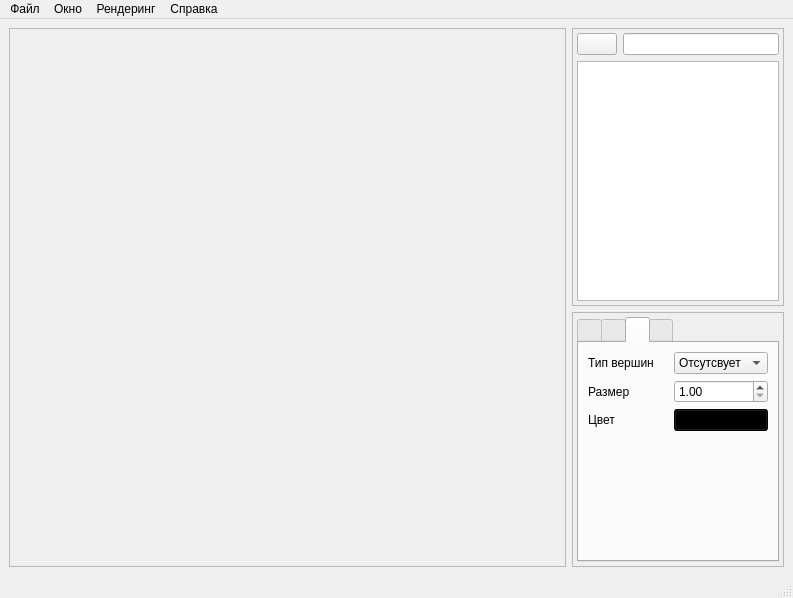
<?xml version="1.0" encoding="UTF-8"?>
<ui version="4.0">
 <class>Window</class>
 <widget class="QMainWindow" name="Window">
  <property name="geometry">
   <rect>
    <x>0</x>
    <y>0</y>
    <width>793</width>
    <height>598</height>
   </rect>
  </property>
  <property name="windowTitle">
   <string>Window</string>
  </property>
  <widget class="QWidget" name="centralWidget">
   <layout class="QVBoxLayout" name="verticalLayout_6">
    <item>
     <layout class="QHBoxLayout" name="horizontalLayout_6">
      <item>
       <layout class="QVBoxLayout" name="mainLayout">
        <property name="spacing">
         <number>0</number>
        </property>
        <item>
         <widget class="QFrame" name="viewportFrame">
          <property name="frameShape">
           <enum>QFrame::StyledPanel</enum>
          </property>
          <property name="frameShadow">
           <enum>QFrame::Raised</enum>
          </property>
          <layout class="QVBoxLayout" name="verticalLayout_13">
           <property name="spacing">
            <number>0</number>
           </property>
           <property name="leftMargin">
            <number>0</number>
           </property>
           <property name="topMargin">
            <number>0</number>
           </property>
           <property name="rightMargin">
            <number>0</number>
           </property>
           <property name="bottomMargin">
            <number>0</number>
           </property>
           <item>
            <layout class="QVBoxLayout" name="viewportLayout">
             <property name="spacing">
              <number>0</number>
             </property>
            </layout>
           </item>
          </layout>
         </widget>
        </item>
       </layout>
      </item>
      <item>
       <layout class="QVBoxLayout" name="verticalLayout_3">
        <item>
         <widget class="QFrame" name="browserFrame">
          <property name="sizePolicy">
           <sizepolicy hsizetype="Maximum" vsizetype="Preferred">
            <horstretch>0</horstretch>
            <verstretch>0</verstretch>
           </sizepolicy>
          </property>
          <property name="frameShape">
           <enum>QFrame::StyledPanel</enum>
          </property>
          <property name="frameShadow">
           <enum>QFrame::Plain</enum>
          </property>
          <layout class="QVBoxLayout" name="verticalLayout_10">
           <property name="spacing">
            <number>6</number>
           </property>
           <property name="leftMargin">
            <number>4</number>
           </property>
           <property name="topMargin">
            <number>4</number>
           </property>
           <property name="rightMargin">
            <number>4</number>
           </property>
           <property name="bottomMargin">
            <number>4</number>
           </property>
           <item>
            <layout class="QVBoxLayout" name="verticalLayout">
             <item>
              <layout class="QHBoxLayout" name="horizontalLayout">
               <item>
                <widget class="QPushButton" name="folderUpButton">
                 <property name="sizePolicy">
                  <sizepolicy hsizetype="Minimum" vsizetype="Fixed">
                   <horstretch>0</horstretch>
                   <verstretch>0</verstretch>
                  </sizepolicy>
                 </property>
                 <property name="text">
                  <string/>
                 </property>
                 <property name="icon">
                  <iconset resource="window.qrc">
                   <normaloff>:/resources/fileicon/folderup.png</normaloff>:/resources/fileicon/folderup.png</iconset>
                 </property>
                </widget>
               </item>
               <item>
                <widget class="QLineEdit" name="pathEdit">
                 <property name="sizePolicy">
                  <sizepolicy hsizetype="Expanding" vsizetype="Fixed">
                   <horstretch>0</horstretch>
                   <verstretch>0</verstretch>
                  </sizepolicy>
                 </property>
                </widget>
               </item>
              </layout>
             </item>
             <item>
              <widget class="QListView" name="listView">
               <property name="sizePolicy">
                <sizepolicy hsizetype="Maximum" vsizetype="Preferred">
                 <horstretch>0</horstretch>
                 <verstretch>0</verstretch>
                </sizepolicy>
               </property>
               <property name="maximumSize">
                <size>
                 <width>265</width>
                 <height>16777215</height>
                </size>
               </property>
               <property name="styleSheet">
                <string notr="true"/>
               </property>
              </widget>
             </item>
            </layout>
           </item>
          </layout>
         </widget>
        </item>
        <item>
         <widget class="QFrame" name="controlFrame">
          <property name="sizePolicy">
           <sizepolicy hsizetype="Maximum" vsizetype="Fixed">
            <horstretch>0</horstretch>
            <verstretch>0</verstretch>
           </sizepolicy>
          </property>
          <property name="frameShape">
           <enum>QFrame::StyledPanel</enum>
          </property>
          <property name="frameShadow">
           <enum>QFrame::Raised</enum>
          </property>
          <layout class="QVBoxLayout" name="verticalLayout_11">
           <property name="leftMargin">
            <number>4</number>
           </property>
           <property name="topMargin">
            <number>4</number>
           </property>
           <property name="rightMargin">
            <number>4</number>
           </property>
           <property name="bottomMargin">
            <number>4</number>
           </property>
           <item>
            <widget class="QTabWidget" name="tabWidget">
             <property name="enabled">
              <bool>true</bool>
             </property>
             <property name="sizePolicy">
              <sizepolicy hsizetype="Maximum" vsizetype="Preferred">
               <horstretch>0</horstretch>
               <verstretch>0</verstretch>
              </sizepolicy>
             </property>
             <property name="maximumSize">
              <size>
               <width>265</width>
               <height>16777215</height>
              </size>
             </property>
             <property name="styleSheet">
              <string notr="true"/>
             </property>
             <property name="tabPosition">
              <enum>QTabWidget::North</enum>
             </property>
             <property name="tabShape">
              <enum>QTabWidget::Rounded</enum>
             </property>
             <property name="currentIndex">
              <number>2</number>
             </property>
             <property name="usesScrollButtons">
              <bool>false</bool>
             </property>
             <property name="documentMode">
              <bool>false</bool>
             </property>
             <property name="tabsClosable">
              <bool>false</bool>
             </property>
             <property name="movable">
              <bool>false</bool>
             </property>
             <property name="tabBarAutoHide">
              <bool>false</bool>
             </property>
             <widget class="QWidget" name="transformTab">
              <attribute name="title">
               <string/>
              </attribute>
              <attribute name="toolTip">
               <string>Афинные преобразования</string>
              </attribute>
              <layout class="QHBoxLayout" name="horizontalLayout_5">
               <item>
                <layout class="QVBoxLayout" name="verticalLayout_4">
                 <item>
                  <widget class="QLabel" name="label_3">
                   <property name="sizePolicy">
                    <sizepolicy hsizetype="Preferred" vsizetype="Fixed">
                     <horstretch>0</horstretch>
                     <verstretch>0</verstretch>
                    </sizepolicy>
                   </property>
                   <property name="text">
                    <string>Положение</string>
                   </property>
                   <property name="alignment">
                    <set>Qt::AlignCenter</set>
                   </property>
                   <property name="margin">
                    <number>2</number>
                   </property>
                  </widget>
                 </item>
                 <item>
                  <spacer name="verticalSpacer">
                   <property name="orientation">
                    <enum>Qt::Vertical</enum>
                   </property>
                   <property name="sizeType">
                    <enum>QSizePolicy::Fixed</enum>
                   </property>
                   <property name="sizeHint" stdset="0">
                    <size>
                     <width>20</width>
                     <height>20</height>
                    </size>
                   </property>
                  </spacer>
                 </item>
                 <item>
                  <spacer name="verticalSpacer_2">
                   <property name="orientation">
                    <enum>Qt::Vertical</enum>
                   </property>
                   <property name="sizeType">
                    <enum>QSizePolicy::Fixed</enum>
                   </property>
                   <property name="sizeHint" stdset="0">
                    <size>
                     <width>20</width>
                     <height>20</height>
                    </size>
                   </property>
                  </spacer>
                 </item>
                 <item>
                  <widget class="QLabel" name="label_7">
                   <property name="sizePolicy">
                    <sizepolicy hsizetype="Preferred" vsizetype="Fixed">
                     <horstretch>0</horstretch>
                     <verstretch>0</verstretch>
                    </sizepolicy>
                   </property>
                   <property name="text">
                    <string>Вращение</string>
                   </property>
                   <property name="alignment">
                    <set>Qt::AlignCenter</set>
                   </property>
                   <property name="margin">
                    <number>-2</number>
                   </property>
                  </widget>
                 </item>
                 <item>
                  <spacer name="verticalSpacer_3">
                   <property name="orientation">
                    <enum>Qt::Vertical</enum>
                   </property>
                   <property name="sizeType">
                    <enum>QSizePolicy::Fixed</enum>
                   </property>
                   <property name="sizeHint" stdset="0">
                    <size>
                     <width>20</width>
                     <height>20</height>
                    </size>
                   </property>
                  </spacer>
                 </item>
                 <item>
                  <spacer name="verticalSpacer_4">
                   <property name="orientation">
                    <enum>Qt::Vertical</enum>
                   </property>
                   <property name="sizeType">
                    <enum>QSizePolicy::Fixed</enum>
                   </property>
                   <property name="sizeHint" stdset="0">
                    <size>
                     <width>20</width>
                     <height>20</height>
                    </size>
                   </property>
                  </spacer>
                 </item>
                 <item>
                  <widget class="QLabel" name="label_11">
                   <property name="sizePolicy">
                    <sizepolicy hsizetype="Preferred" vsizetype="Fixed">
                     <horstretch>0</horstretch>
                     <verstretch>0</verstretch>
                    </sizepolicy>
                   </property>
                   <property name="text">
                    <string>Масштаб</string>
                   </property>
                   <property name="alignment">
                    <set>Qt::AlignCenter</set>
                   </property>
                   <property name="margin">
                    <number>2</number>
                   </property>
                  </widget>
                 </item>
                </layout>
               </item>
               <item>
                <layout class="QVBoxLayout" name="verticalLayout_8">
                 <item>
                  <layout class="QVBoxLayout" name="verticalLayout_2">
                   <item>
                    <layout class="QHBoxLayout" name="horizontalLayout_2">
                     <item>
                      <widget class="QLabel" name="label_4">
                       <property name="sizePolicy">
                        <sizepolicy hsizetype="Maximum" vsizetype="Fixed">
                         <horstretch>0</horstretch>
                         <verstretch>0</verstretch>
                        </sizepolicy>
                       </property>
                       <property name="text">
                        <string>X</string>
                       </property>
                      </widget>
                     </item>
                     <item>
                      <widget class="QDoubleSpinBox" name="draggingXSpinBox">
                       <property name="minimum">
                        <double>-9999.000000000000000</double>
                       </property>
                       <property name="maximum">
                        <double>9999.000000000000000</double>
                       </property>
                       <property name="singleStep">
                        <double>1.100000000000000</double>
                       </property>
                       <property name="value">
                        <double>0.000000000000000</double>
                       </property>
                      </widget>
                     </item>
                    </layout>
                   </item>
                   <item>
                    <layout class="QHBoxLayout" name="horizontalLayout_3">
                     <item>
                      <widget class="QLabel" name="label_5">
                       <property name="sizePolicy">
                        <sizepolicy hsizetype="Maximum" vsizetype="Fixed">
                         <horstretch>0</horstretch>
                         <verstretch>0</verstretch>
                        </sizepolicy>
                       </property>
                       <property name="text">
                        <string>Y</string>
                       </property>
                      </widget>
                     </item>
                     <item>
                      <widget class="QDoubleSpinBox" name="draggingYSpinBox">
                       <property name="minimum">
                        <double>-9999.000000000000000</double>
                       </property>
                       <property name="singleStep">
                        <double>1.100000000000000</double>
                       </property>
                       <property name="value">
                        <double>0.000000000000000</double>
                       </property>
                      </widget>
                     </item>
                    </layout>
                   </item>
                   <item>
                    <layout class="QHBoxLayout" name="horizontalLayout_4">
                     <item>
                      <widget class="QLabel" name="label_6">
                       <property name="sizePolicy">
                        <sizepolicy hsizetype="Maximum" vsizetype="Fixed">
                         <horstretch>0</horstretch>
                         <verstretch>0</verstretch>
                        </sizepolicy>
                       </property>
                       <property name="text">
                        <string>Z</string>
                       </property>
                      </widget>
                     </item>
                     <item>
                      <widget class="QDoubleSpinBox" name="draggingZSpinBox">
                       <property name="minimum">
                        <double>-9999.000000000000000</double>
                       </property>
                       <property name="singleStep">
                        <double>1.100000000000000</double>
                       </property>
                       <property name="value">
                        <double>0.000000000000000</double>
                       </property>
                      </widget>
                     </item>
                    </layout>
                   </item>
                  </layout>
                 </item>
                 <item>
                  <layout class="QVBoxLayout" name="verticalLayout_5">
                   <item>
                    <layout class="QHBoxLayout" name="horizontalLayout_7">
                     <item>
                      <widget class="QLabel" name="label_8">
                       <property name="sizePolicy">
                        <sizepolicy hsizetype="Maximum" vsizetype="Fixed">
                         <horstretch>0</horstretch>
                         <verstretch>0</verstretch>
                        </sizepolicy>
                       </property>
                       <property name="text">
                        <string>X</string>
                       </property>
                      </widget>
                     </item>
                     <item>
                      <widget class="QDoubleSpinBox" name="rotationXSpinBox">
                       <property name="minimum">
                        <double>-360.000000000000000</double>
                       </property>
                       <property name="maximum">
                        <double>360.000000000000000</double>
                       </property>
                      </widget>
                     </item>
                    </layout>
                   </item>
                   <item>
                    <layout class="QHBoxLayout" name="horizontalLayout_8">
                     <item>
                      <widget class="QLabel" name="label_9">
                       <property name="sizePolicy">
                        <sizepolicy hsizetype="Maximum" vsizetype="Fixed">
                         <horstretch>0</horstretch>
                         <verstretch>0</verstretch>
                        </sizepolicy>
                       </property>
                       <property name="text">
                        <string>Y</string>
                       </property>
                      </widget>
                     </item>
                     <item>
                      <widget class="QDoubleSpinBox" name="rotationYSpinBox">
                       <property name="minimum">
                        <double>-360.000000000000000</double>
                       </property>
                       <property name="maximum">
                        <double>360.000000000000000</double>
                       </property>
                      </widget>
                     </item>
                    </layout>
                   </item>
                   <item>
                    <layout class="QHBoxLayout" name="horizontalLayout_9">
                     <item>
                      <widget class="QLabel" name="label_10">
                       <property name="sizePolicy">
                        <sizepolicy hsizetype="Maximum" vsizetype="Fixed">
                         <horstretch>0</horstretch>
                         <verstretch>0</verstretch>
                        </sizepolicy>
                       </property>
                       <property name="text">
                        <string>Z</string>
                       </property>
                      </widget>
                     </item>
                     <item>
                      <widget class="QDoubleSpinBox" name="rotationZSpinBox">
                       <property name="minimum">
                        <double>-360.000000000000000</double>
                       </property>
                       <property name="maximum">
                        <double>360.000000000000000</double>
                       </property>
                       <property name="singleStep">
                        <double>1.000000000000000</double>
                       </property>
                      </widget>
                     </item>
                    </layout>
                   </item>
                  </layout>
                 </item>
                 <item>
                  <layout class="QHBoxLayout" name="horizontalLayout_11">
                   <item>
                    <widget class="QLabel" name="label_12">
                     <property name="sizePolicy">
                      <sizepolicy hsizetype="Maximum" vsizetype="Fixed">
                       <horstretch>0</horstretch>
                       <verstretch>0</verstretch>
                      </sizepolicy>
                     </property>
                     <property name="text">
                      <string>.</string>
                     </property>
                    </widget>
                   </item>
                   <item>
                    <widget class="QDoubleSpinBox" name="zoomSpinBox">
                     <property name="minimum">
                      <double>-999.000000000000000</double>
                     </property>
                     <property name="maximum">
                      <double>999.000000000000000</double>
                     </property>
                    </widget>
                   </item>
                  </layout>
                 </item>
                </layout>
               </item>
              </layout>
             </widget>
             <widget class="QWidget" name="projectionTab">
              <attribute name="title">
               <string/>
              </attribute>
              <attribute name="toolTip">
               <string>Тип проекции</string>
              </attribute>
              <layout class="QVBoxLayout" name="verticalLayout_14">
               <item>
                <layout class="QVBoxLayout" name="verticalLayout_9">
                 <item>
                  <layout class="QHBoxLayout" name="horizontalLayout_13">
                   <item>
                    <layout class="QVBoxLayout" name="verticalLayout_21">
                     <property name="rightMargin">
                      <number>6</number>
                     </property>
                     <item>
                      <widget class="QLabel" name="label">
                       <property name="sizePolicy">
                        <sizepolicy hsizetype="Fixed" vsizetype="Maximum">
                         <horstretch>0</horstretch>
                         <verstretch>0</verstretch>
                        </sizepolicy>
                       </property>
                       <property name="text">
                        <string>Проекция</string>
                       </property>
                       <property name="margin">
                        <number>4</number>
                       </property>
                      </widget>
                     </item>
                     <item>
                      <widget class="QLabel" name="label_15">
                       <property name="sizePolicy">
                        <sizepolicy hsizetype="Preferred" vsizetype="Maximum">
                         <horstretch>0</horstretch>
                         <verstretch>0</verstretch>
                        </sizepolicy>
                       </property>
                       <property name="text">
                        <string>Вид</string>
                       </property>
                       <property name="margin">
                        <number>4</number>
                       </property>
                      </widget>
                     </item>
                     <item>
                      <spacer name="verticalSpacer_9">
                       <property name="orientation">
                        <enum>Qt::Vertical</enum>
                       </property>
                       <property name="sizeHint" stdset="0">
                        <size>
                         <width>20</width>
                         <height>40</height>
                        </size>
                       </property>
                      </spacer>
                     </item>
                     <item>
                      <spacer name="verticalSpacer_10">
                       <property name="orientation">
                        <enum>Qt::Vertical</enum>
                       </property>
                       <property name="sizeHint" stdset="0">
                        <size>
                         <width>20</width>
                         <height>40</height>
                        </size>
                       </property>
                      </spacer>
                     </item>
                     <item>
                      <spacer name="verticalSpacer_8">
                       <property name="orientation">
                        <enum>Qt::Vertical</enum>
                       </property>
                       <property name="sizeType">
                        <enum>QSizePolicy::Expanding</enum>
                       </property>
                       <property name="sizeHint" stdset="0">
                        <size>
                         <width>20</width>
                         <height>40</height>
                        </size>
                       </property>
                      </spacer>
                     </item>
                    </layout>
                   </item>
                   <item>
                    <layout class="QVBoxLayout" name="verticalLayout_17">
                     <item>
                      <widget class="QComboBox" name="projectionComboBox">
                       <item>
                        <property name="text">
                         <string>Параллельная</string>
                        </property>
                       </item>
                       <item>
                        <property name="text">
                         <string>Центральная</string>
                        </property>
                       </item>
                      </widget>
                     </item>
                     <item>
                      <widget class="QPushButton" name="viewPlaneXZButton">
                       <property name="text">
                        <string>На плоскость XZ</string>
                       </property>
                      </widget>
                     </item>
                     <item>
                      <widget class="QPushButton" name="viewPlaneXYButton">
                       <property name="text">
                        <string>На проскость XY</string>
                       </property>
                      </widget>
                     </item>
                     <item>
                      <widget class="QPushButton" name="viewPlaneYZButton">
                       <property name="text">
                        <string>На проскость YZ</string>
                       </property>
                      </widget>
                     </item>
                     <item>
                      <spacer name="verticalSpacer_5">
                       <property name="orientation">
                        <enum>Qt::Vertical</enum>
                       </property>
                       <property name="sizeHint" stdset="0">
                        <size>
                         <width>20</width>
                         <height>40</height>
                        </size>
                       </property>
                      </spacer>
                     </item>
                    </layout>
                   </item>
                  </layout>
                 </item>
                </layout>
               </item>
              </layout>
             </widget>
             <widget class="QWidget" name="vertexTab">
              <property name="accessibleName">
               <string/>
              </property>
              <property name="accessibleDescription">
               <string/>
              </property>
              <attribute name="title">
               <string/>
              </attribute>
              <attribute name="toolTip">
               <string>Параметры вершин</string>
              </attribute>
              <layout class="QVBoxLayout" name="verticalLayout_19">
               <item>
                <layout class="QHBoxLayout" name="horizontalLayout_15">
                 <item>
                  <layout class="QVBoxLayout" name="verticalLayout_18">
                   <item>
                    <widget class="QLabel" name="label_2">
                     <property name="text">
                      <string>Тип вершин</string>
                     </property>
                     <property name="textFormat">
                      <enum>Qt::AutoText</enum>
                     </property>
                     <property name="alignment">
                      <set>Qt::AlignLeading|Qt::AlignLeft|Qt::AlignVCenter</set>
                     </property>
                     <property name="wordWrap">
                      <bool>true</bool>
                     </property>
                    </widget>
                   </item>
                   <item>
                    <widget class="QLabel" name="label_13">
                     <property name="text">
                      <string>Размер</string>
                     </property>
                     <property name="alignment">
                      <set>Qt::AlignLeading|Qt::AlignLeft|Qt::AlignVCenter</set>
                     </property>
                     <property name="margin">
                      <number>0</number>
                     </property>
                    </widget>
                   </item>
                   <item>
                    <widget class="QLabel" name="label_14">
                     <property name="sizePolicy">
                      <sizepolicy hsizetype="Preferred" vsizetype="Preferred">
                       <horstretch>0</horstretch>
                       <verstretch>0</verstretch>
                      </sizepolicy>
                     </property>
                     <property name="text">
                      <string>Цвет</string>
                     </property>
                     <property name="alignment">
                      <set>Qt::AlignLeading|Qt::AlignLeft|Qt::AlignVCenter</set>
                     </property>
                     <property name="margin">
                      <number>0</number>
                     </property>
                    </widget>
                   </item>
                  </layout>
                 </item>
                 <item>
                  <layout class="QVBoxLayout" name="verticalLayout_15">
                   <item>
                    <widget class="QComboBox" name="vertexComboBox">
                     <item>
                      <property name="text">
                       <string>Отсутсвует</string>
                      </property>
                     </item>
                     <item>
                      <property name="text">
                       <string>Круг</string>
                      </property>
                     </item>
                     <item>
                      <property name="text">
                       <string>Квадрат</string>
                      </property>
                     </item>
                    </widget>
                   </item>
                   <item>
                    <widget class="QDoubleSpinBox" name="vertexSpinBox">
                     <property name="minimum">
                      <double>1.000000000000000</double>
                     </property>
                    </widget>
                   </item>
                   <item>
                    <widget class="QPushButton" name="vertexColor">
                     <property name="styleSheet">
                      <string notr="true">background-color: black</string>
                     </property>
                     <property name="text">
                      <string/>
                     </property>
                    </widget>
                   </item>
                  </layout>
                 </item>
                </layout>
               </item>
               <item>
                <spacer name="verticalSpacer_6">
                 <property name="orientation">
                  <enum>Qt::Vertical</enum>
                 </property>
                 <property name="sizeHint" stdset="0">
                  <size>
                   <width>20</width>
                   <height>40</height>
                  </size>
                 </property>
                </spacer>
               </item>
              </layout>
             </widget>
             <widget class="QWidget" name="facesTab">
              <attribute name="title">
               <string/>
              </attribute>
              <attribute name="toolTip">
               <string>Параметры граней</string>
              </attribute>
              <layout class="QVBoxLayout" name="verticalLayout_20">
               <item>
                <layout class="QHBoxLayout" name="horizontalLayout_10">
                 <item>
                  <layout class="QVBoxLayout" name="verticalLayout_12">
                   <item>
                    <widget class="QLabel" name="label_31">
                     <property name="text">
                      <string>Тип граней</string>
                     </property>
                     <property name="alignment">
                      <set>Qt::AlignLeading|Qt::AlignLeft|Qt::AlignVCenter</set>
                     </property>
                    </widget>
                   </item>
                   <item>
                    <widget class="QLabel" name="label_32">
                     <property name="text">
                      <string>Толщина</string>
                     </property>
                     <property name="alignment">
                      <set>Qt::AlignLeading|Qt::AlignLeft|Qt::AlignVCenter</set>
                     </property>
                     <property name="margin">
                      <number>0</number>
                     </property>
                    </widget>
                   </item>
                   <item>
                    <widget class="QLabel" name="label_33">
                     <property name="text">
                      <string>Цвет</string>
                     </property>
                     <property name="alignment">
                      <set>Qt::AlignLeading|Qt::AlignLeft|Qt::AlignVCenter</set>
                     </property>
                     <property name="margin">
                      <number>0</number>
                     </property>
                    </widget>
                   </item>
                  </layout>
                 </item>
                 <item>
                  <layout class="QVBoxLayout" name="verticalLayout_7">
                   <item>
                    <widget class="QComboBox" name="facesComboBox">
                     <item>
                      <property name="text">
                       <string>Сплошные</string>
                      </property>
                     </item>
                     <item>
                      <property name="text">
                       <string>Пунктирные</string>
                      </property>
                     </item>
                    </widget>
                   </item>
                   <item>
                    <widget class="QDoubleSpinBox" name="facesSpinBox">
                     <property name="minimum">
                      <double>0.000000000000000</double>
                     </property>
                     <property name="maximum">
                      <double>10.000000000000000</double>
                     </property>
                     <property name="value">
                      <double>0.000000000000000</double>
                     </property>
                    </widget>
                   </item>
                   <item>
                    <widget class="QPushButton" name="facesColor">
                     <property name="styleSheet">
                      <string notr="true">background-color: black</string>
                     </property>
                     <property name="text">
                      <string/>
                     </property>
                    </widget>
                   </item>
                  </layout>
                 </item>
                </layout>
               </item>
               <item>
                <spacer name="verticalSpacer_7">
                 <property name="orientation">
                  <enum>Qt::Vertical</enum>
                 </property>
                 <property name="sizeHint" stdset="0">
                  <size>
                   <width>20</width>
                   <height>40</height>
                  </size>
                 </property>
                </spacer>
               </item>
              </layout>
             </widget>
            </widget>
           </item>
          </layout>
         </widget>
        </item>
       </layout>
      </item>
     </layout>
    </item>
   </layout>
  </widget>
  <widget class="QMenuBar" name="menubar">
   <property name="geometry">
    <rect>
     <x>0</x>
     <y>0</y>
     <width>793</width>
     <height>19</height>
    </rect>
   </property>
   <property name="1" stdset="0">
    <string/>
   </property>
   <widget class="QMenu" name="fileMenu">
    <property name="title">
     <string>Файл</string>
    </property>
    <addaction name="separator"/>
    <addaction name="separator"/>
    <addaction name="openFileMenu"/>
    <addaction name="deleteFileMenu"/>
    <addaction name="separator"/>
    <addaction name="exitFileMenu"/>
   </widget>
   <widget class="QMenu" name="windowMenu">
    <property name="title">
     <string>Окно</string>
    </property>
    <addaction name="gridWindowMenu"/>
    <addaction name="axisWindowMenu"/>
    <addaction name="colorWindowMenu"/>
   </widget>
   <widget class="QMenu" name="animationMenu">
    <property name="title">
     <string>Рендеринг</string>
    </property>
    <addaction name="JPGAnimationMenu"/>
    <addaction name="PNGAnimationMenu"/>
    <addaction name="separator"/>
    <addaction name="gifAnimationMenu"/>
   </widget>
   <widget class="QMenu" name="referenceMenu">
    <property name="title">
     <string>Справка</string>
    </property>
    <addaction name="aboutReferenceMenu"/>
   </widget>
   <addaction name="fileMenu"/>
   <addaction name="windowMenu"/>
   <addaction name="animationMenu"/>
   <addaction name="referenceMenu"/>
  </widget>
  <widget class="QStatusBar" name="statusbar"/>
  <action name="saveFileMenu">
   <property name="icon">
    <iconset resource="window.qrc">
     <normaloff>:/new/images/resources/save-file-icon.png</normaloff>:/new/images/resources/save-file-icon.png</iconset>
   </property>
   <property name="text">
    <string>Сохранить как ...</string>
   </property>
   <property name="shortcut">
    <string>Ctrl+S</string>
   </property>
  </action>
  <action name="deleteFileMenu">
   <property name="icon">
    <iconset resource="window.qrc">
     <normaloff>:/new/images/resources/delete-file-icon.png</normaloff>:/new/images/resources/delete-file-icon.png</iconset>
   </property>
   <property name="text">
    <string>Очистить</string>
   </property>
   <property name="shortcut">
    <string>Ctrl+D</string>
   </property>
  </action>
  <action name="gridWindowMenu">
   <property name="checkable">
    <bool>true</bool>
   </property>
   <property name="icon">
    <iconset resource="window.qrc">
     <normaloff>:/new/images/resources/show-window-icon.png</normaloff>
     <normalon>:/new/images/resources/hide-window-icon.png</normalon>:/new/images/resources/show-window-icon.png</iconset>
   </property>
   <property name="text">
    <string>Скрыть сетку</string>
   </property>
   <property name="shortcut">
    <string>F2</string>
   </property>
  </action>
  <action name="colorWindowMenu">
   <property name="icon">
    <iconset resource="window.qrc">
     <normaloff>:/new/images/resources/color-window-icon.png</normaloff>:/new/images/resources/color-window-icon.png</iconset>
   </property>
   <property name="text">
    <string>Цвет фона ...</string>
   </property>
   <property name="shortcut">
    <string>Ctrl+Shift+E</string>
   </property>
  </action>
  <action name="gifAnimationMenu">
   <property name="text">
    <string>GIF</string>
   </property>
   <property name="shortcut">
    <string>Ctrl+G</string>
   </property>
  </action>
  <action name="aboutReferenceMenu">
   <property name="icon">
    <iconset resource="window.qrc">
     <normaloff>:/new/images/resources/about-icon.png</normaloff>:/new/images/resources/about-icon.png</iconset>
   </property>
   <property name="text">
    <string>О программе</string>
   </property>
   <property name="shortcut">
    <string>F1</string>
   </property>
  </action>
  <action name="openFileMenu">
   <property name="icon">
    <iconset resource="window.qrc">
     <normaloff>:/new/images/resources/open-file-icon.png</normaloff>:/new/images/resources/open-file-icon.png</iconset>
   </property>
   <property name="text">
    <string>Открыть</string>
   </property>
   <property name="shortcut">
    <string>Ctrl+O</string>
   </property>
  </action>
  <action name="exitFileMenu">
   <property name="icon">
    <iconset resource="window.qrc">
     <normaloff>:/new/images/resources/exit-file-icon.png</normaloff>:/new/images/resources/exit-file-icon.png</iconset>
   </property>
   <property name="text">
    <string>Выйти</string>
   </property>
   <property name="shortcut">
    <string>Ctrl+Q</string>
   </property>
  </action>
  <action name="axisWindowMenu">
   <property name="checkable">
    <bool>true</bool>
   </property>
   <property name="icon">
    <iconset resource="window.qrc">
     <normaloff>:/new/images/resources/show-window-icon.png</normaloff>
     <normalon>:/new/images/resources/hide-window-icon.png</normalon>:/new/images/resources/show-window-icon.png</iconset>
   </property>
   <property name="text">
    <string>Скрыть оси</string>
   </property>
   <property name="shortcut">
    <string>F3</string>
   </property>
  </action>
  <action name="JPGAnimationMenu">
   <property name="text">
    <string>JPEG</string>
   </property>
   <property name="shortcut">
    <string>Ctrl+I</string>
   </property>
  </action>
  <action name="PNGAnimationMenu">
   <property name="text">
    <string>BMT</string>
   </property>
   <property name="toolTip">
    <string>PNG</string>
   </property>
   <property name="shortcut">
    <string>Ctrl+P</string>
   </property>
  </action>
 </widget>
 <resources>
  <include location="window.qrc"/>
 </resources>
 <connections/>
</ui>
